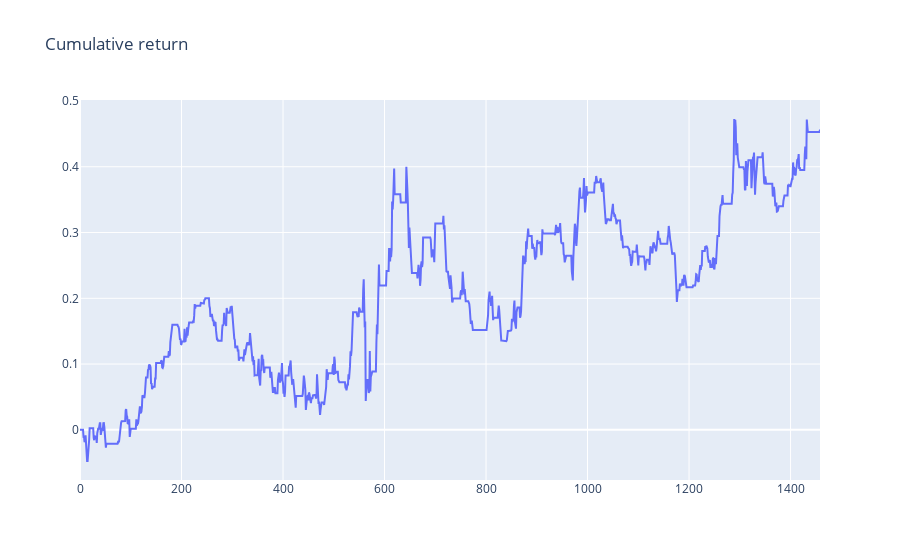

Here is the notebook cell this chart was saved with:
### Code cell
fig = go.Figure()
fig.add_trace(
    go.Scatter(
        x=np.arange(len(ret)), y=np.cumprod(1 + ret) - 1, mode="lines", name="lines"
    )
)
fig.update_layout(title=dict(text="Cumulative return"))

### Figure 1 — Plotly figure (JSON) as saved in the notebook; plotly's stock layout.template omitted (floating-point values rounded to 4 significant figures; data arrays with more than 128 entries replaced by an {"elided": "..."} marker saying what was removed)
{"data": [{"mode": "lines", "name": "lines", "type": "scatter", "x": {"elided": "1459 int values"}, "y": {"elided": "1459 float values"}}], "layout": {"title": {"text": "Cumulative return"}}}
